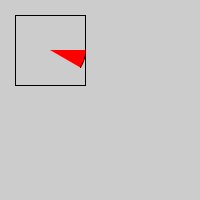
Frame 1 (no input)
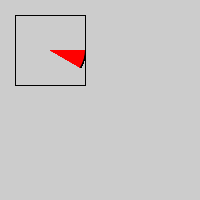
Frame 60 (the mouse pressed at the canvas centre just before this capture)
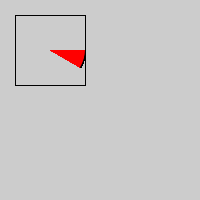
Frame 120 (the mouse held since frame 60 and released just before this capture)

The Processing sketch that drew these frames (run headless with seeded random() and noise(); from frame 60 on, the mouse is pressed at the canvas centre):

// Processing sketch: ARC
// ── ARC.pde



void setup(){
  size(200,200);
}

void draw(){
  fill(255,0,0);
  arc(50,50,70,70,0,PI/6);
  
  noFill();
  rectMode(CENTER);
  rect(50,50,70,70);
}
